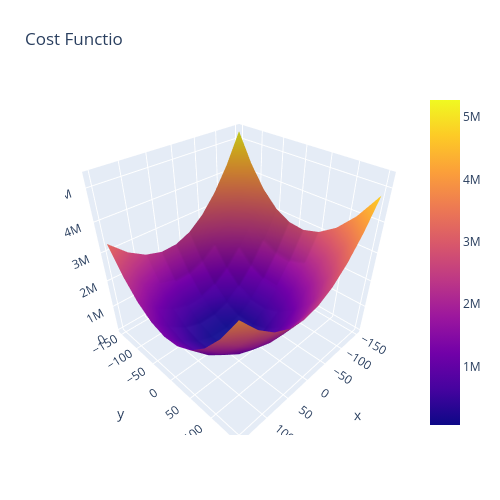

The code cell stored with this chart in its notebook:
### Code cell
import plotly.graph_objects as go

fig = go.Figure(data=[go.Surface(x = m_arr, y = b_arr, z = z_arr)])

fig.update_layout(title='Cost Functio', autosize=False,
           width=500,height=500,
           margin=dict(l=65, r=50, b=65, t=90))

fig.show()

fig.write_html("cost_funs=ction.html")
